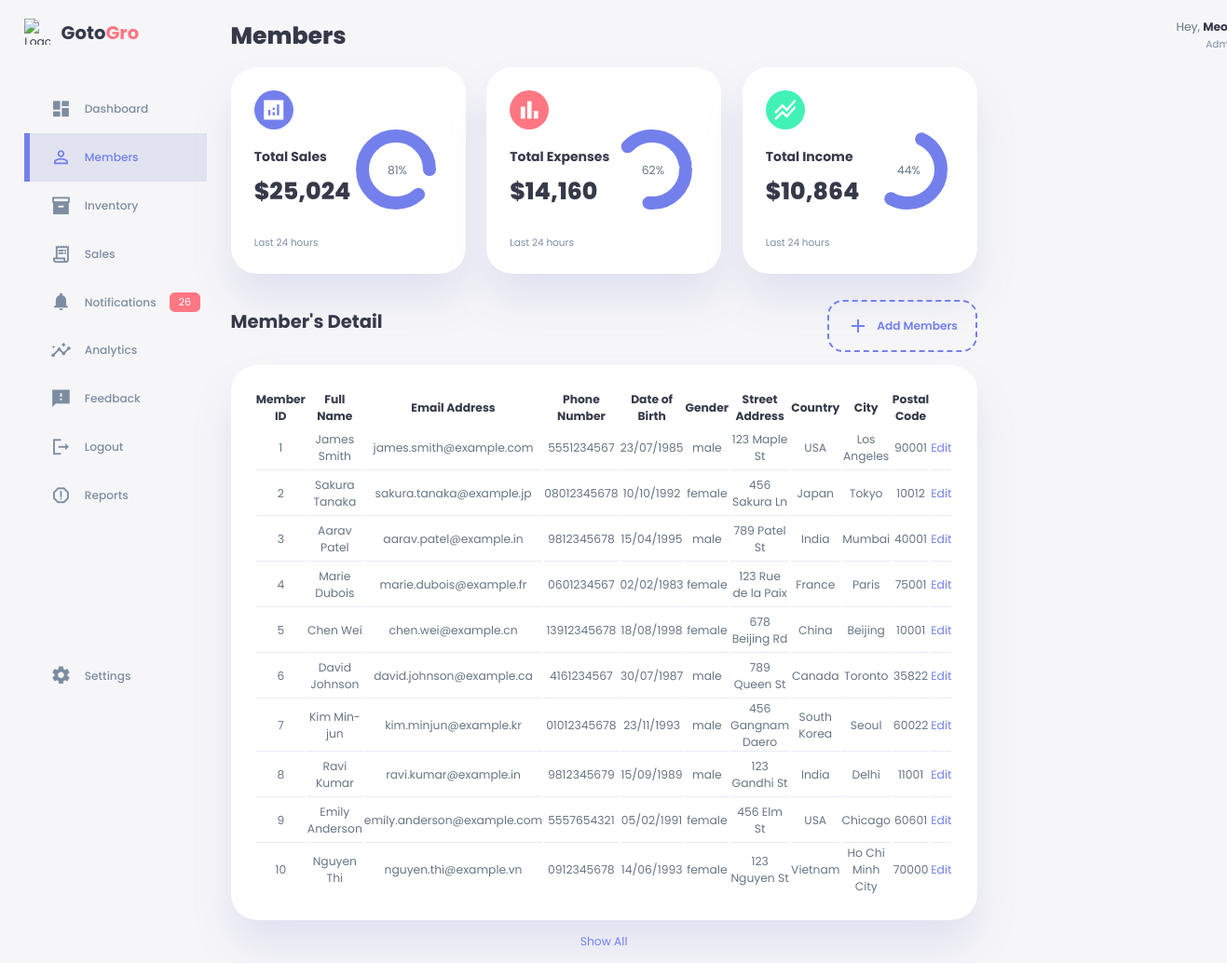
/members.php, run on the app's committed database.
### tables this page shows
CREATE TABLE IF NOT EXISTS members (
	Member_ID INT(5) NOT NULL AUTO_INCREMENT PRIMARY KEY,
	Full_Name VARCHAR(50) NOT NULL,
	Email_Address VARCHAR(50) NOT NULL,
	Phone_Number VARCHAR(12) NOT NULL,
	DOB VARCHAR(10) NOT NULL,
	Gender VARCHAR(7) NOT NULL,
	Street_Address VARCHAR(50) NOT NULL,
	Country VARCHAR(50) NOT NULL,
	City VARCHAR(50) NOT NULL,
	Postal_Code INT(5) NOT NULL
);

### members.php (the view, shortened to what this page needs)
<?php
require_once('settings.php');
$conn = new mysqli($host, $user, $pwd, $sql_db);
$limit = 10;
if (isset($_GET['show']) && $_GET['show'] === 'all') {
    $sql = "SELECT * FROM members";
    $show_all = true;
} else {
    $sql = "SELECT * FROM members LIMIT $limit";
    $show_all = false;
}
$result = $conn->query($sql);
$sql_count = "SELECT COUNT(*) AS total FROM members";
$count_result = $conn->query($sql_count);
$row_count = $count_result->fetch_assoc();
$total_members = $row_count['total'];
?>
<!DOCTYPE html>
<html lang="en">
<head>
    <link rel="stylesheet" href="./style.css" />
    <link rel="stylesheet" href="./member.css" />
    <link rel="stylesheet" href="./memberform.css" />
</head>
<body>
    <div class="container">
        <aside>
            <div class="top">
                <div class="logo">
                    <img src="./images/logo.png" alt="Logo" />
                    <h2>Goto<span class="danger">Gro</span></h2>
                </div>
            </div>
            <div class="sidebar">
                <a href="index.php">
                    <span class="material-icons-sharp"> dashboard </span>
                    <h3>Dashboard</h3>
                </a>
                <a href="members.php" class="active">
                    <span class="material-icons-sharp"> person_outline </span>
                    <h3>Members</h3>
                </a>
                <a href="inventory.php">
                    <span class="material-icons-sharp"> inventory_2 </span>
                    <h3>Inventory </h3>
                </a>
                <a href="sales.php">
                    <span class="material-icons-sharp"> receipt_long </span>
                    <h3>Sales</h3>
                </a>
                <a href="#">
                    <span class="material-icons-sharp"> notifications </span>
                    <h3>Notifications</h3>
                    <span class="message-count">26</span>
                </a>
                <a href="#">
                    <span class="material-icons-sharp"> insights </span>
                    <h3>Analytics</h3>
                </a>
                <a href="#">
                    <span class="material-icons-sharp"> feedback </span>
                    <h3>Feedback</h3>
                </a>
                <a href="#">
                    <span class="material-icons-sharp"> logout </span>
                    <h3>Logout</h3>
                </a>
                <a href="#">
                    <span class="material-icons-sharp"> report_gmailerrorred </span>
                    <h3>Reports</h3>
                </a>
                <a href="#">
                    <span class="material-icons-sharp"> settings </span>
                    <h3>Settings</h3>
                </a>
            </div>
        </aside>
        <main>
            <h1>Members</h1>
            <div class="insights">
                <div class="sales">
                    <span class="material-icons-sharp"> analytics </span>
                    <div class="middle">
                        <div class="left">
                            <h3>Total Sales</h3>
                            <h1>$25,024</h1>
                        </div>
                        <div class="progress">
                            <svg>
                                <circle cx="38" cy="38" r="36"></circle>
                            </svg>
                            <div class="number">
                                <p>81%</p>
                            </div>
                        </div>
                    </div>
                    <small class="text-muted"> Last 24 hours </small>
                </div>
                <div class="expenses">
                    <span class="material-icons-sharp"> bar_chart </span>
                    <div class="middle">
                        <div class="left">
                            <h3>Total Expenses</h3>
                            <h1>$14,160</h1>
                        </div>
                        <div class="progress">
                            <svg>
                                <circle cx="38" cy="38" r="36"></circle>
                            </svg>
                            <div class="number">
                                <p>62%</p>
                            </div>
                        </div>
                    </div>
                    <small class="text-muted"> Last 24 hours </small>
                </div>
                <div class="income">
                    <span class="material-icons-sharp"> stacked_line_chart </span>
                    <div class="middle">
                        <div class="left">
                            <h3>Total Income</h3>
                            <h1>$10,864</h1>
                        </div>
                        <div class="progress">
                            <svg>
                                <circle cx="38" cy="38" r="36"></circle>
                            </svg>
                            <div class="number">
                                <p>44%</p>
                            </div>
                        </div>
                    </div>
                    <small class="text-muted"> Last 24 hours </small>
                </div>
            </div>
            <div class="member-container">
                <div class="member-detail">
                    <div class="member-detail-header">
                        <h2>Member's Detail</h2>
                        <div class="add-member">
                            <div>
                                <span class="material-icons-sharp">add</span>
                                <h3>Add Members</h3>
                            </div>
                        </div>
                    </div>
                    <table id="member-detail--table">
                        <thead>
                            <tr>
                                <th>Member ID</th>
                                <th>Full Name</th>
                                <th>Email Address</th>
                                <th>Phone Number</th>
                                <th>Date of Birth</th>
                                <th>Gender</th>
                                <th>Street Address</th>
                                <th>Country</th>
                                <th>City</th>
                                <th>Postal Code</th>
                                <th></th>
                            </tr>
                        </thead>
                        <tbody>
                            <?php
                            if ($result->num_rows > 0) {
                                while ($row = $result->fetch_assoc()) {
                                    echo "<tr>";
                                    echo "<td>" . $row["Member_ID"] . "</td>";
                                    echo "<td>" . $row["Full_Name"] . "</td>";
                                    echo "<td>" . $row["Email_Address"] . "</td>";
                                    echo "<td>" . $row["Phone_Number"] . "</td>";
                                    echo "<td>" . $row["DOB"] . "</td>";
                                    echo "<td>" . $row["Gender"] . "</td>";
                                    echo "<td>" . $row["Street_Address"] . "</td>";
                                    echo "<td>" . $row["Country"] . "</td>";
                                    echo "<td>" . $row["City"] . "</td>";
                                    echo "<td>" . $row["Postal_Code"] . "</td>";
                                    echo "<td><a class='edit-member' onclick=\"requestMemberInfo(this)\" data-member-id='" . $row["Member_ID"] . "'>Edit</a></td>";
                                    echo "</tr>";
                                }
                            }
                            ?>
                        </tbody>
                    </table>
                    <?php if ($total_members > $limit): ?>
                        <?php if ($show_all): ?>
                            <a href="members.php" class="show-all">Show Less</a>
                        <?php else: ?>
                            <a href="members.php?show=all" class="show-all">Show All</a>
                        <?php endif; ?>
                    <?php endif; ?>
                </div>
            </div>
        </main>
        <div class="right">
            <div class="top">
                <div class="profile">
                    <div class="info">
                        <p>Hey, <b>Meow</b></p>
                        <small class="text-muted">Admin</small>
                    </div>
                </div>
            </div>
        </div>
    </div>
</body>
</html>

### style.css (style rules this page uses)
:root { --color-primary: #7380ec; --color-danger: #ff7782; --color-success: #41f1b6; --color-warning: #ffbb55; --color-white: #fff; --color-info-dark: #7d8da1; --color-info-light: #dce1eb; --color-dark: #363949; --color-light: rgba(132, 139, 200, 0.18); --color-primary-variant: #111e88; --color-dark-variant: #677483; --color-background: #f6f6f9; --card-border-radius: 2rem; --border-radius-1: 0.4rem; --border-radius-2: 0.8rem; --border-radius-3: 1.2rem; --card-padding: 1.8rem; --padding-1: 1.2rem; --box-shadow: 0 2rem 3rem var(--color-light); }
* { margin: 0; padding: 0; outline: 0; appearance: none; border: 0; text-decoration: none; list-style: none; box-sizing: border-box; }
html { font-size: 14px; }
body { width: 100vw; height: 100vh; font-family: poppins, sans-serif; font-size: 0.88rem; background: var(--color-background); user-select: none; overflow-x: hidden; color: var(--color-dark); }
.container { display: grid; width: 96%; margin: 0 auto; gap: 1.8rem; grid-template-columns: 14rem auto 23rem; }
a { color: var(--color-dark); }
img { display: block; width: 100%; }
h1 { font-weight: 800; font-size: 1.8rem; }
h2 { font-size: 1.4rem; }
h3 { font-size: 0.87rem; }
small { font-size: 0.75rem; }
.text-muted { color: var(--color-info-dark); }
p { color: var(--color-dark-variant); }
b { color: var(--color-dark); }
.danger { color: var(--color-danger); }
aside { height: 100vh; }
aside .top { display: flex; align-items: center; justify-content: space-between; margin-top: 1.4rem; }
aside .logo { display: flex; gap: 0.8rem; }
aside .logo img { width: 2rem; height: 2rem; }
aside .sidebar { display: flex; flex-direction: column; height: 86vh; position: relative; top: 3rem; }
aside h3 { font-weight: 500; }
aside .sidebar a { display: flex; color: var(--color-info-dark); margin-left: 2rem; gap: 1rem; align-items: center; position: relative; height: 3.7rem; transition: all 300ms ease; }
aside .sidebar a span { font-size: 1.6rem; transition: all 300ms ease; }
aside .sidebar a:last-child { position: absolute; bottom: 2rem; width: 100%; }
aside .sidebar a.active { background: var(--color-light); color: var(--color-primary); margin-left: 0; }
aside .sidebar a.active:before { content: ""; width: 6px; height: 100%; background: var(--color-primary); }
aside .sidebar a.active span { color: var(--color-primary); margin-left: calc(1rem - 6px); }
aside .sidebar .message-count { background: var(--color-danger); color: var(--color-white); padding: 2px 10px; font-size: 11px; border-radius: var(--border-radius-1); }
main { margin-top: 1.4rem; }
main .insights { display: grid; grid-template-columns: repeat(3, 1fr); gap: 1.6rem; }
main .insights > div { background: var(--color-white); padding: var(--card-padding); border-radius: var(--card-border-radius); margin-top: 1rem; box-shadow: var(--box-shadow); transition: all 300ms ease; }
main .insights > div span { background: var(--color-primary); padding: 0.5rem; border-radius: 50%; color: var(--color-white); font-size: 2rem; }
main .insights > div.expenses span { background: var(--color-danger); }
main .insights > div.income span { background: var(--color-success); }
main .insights > div .middle { display: flex; align-items: center; justify-content: space-between; }
main .insights h3 { margin: 1rem 0 0.6rem; font-size: 1rem; }
main .insights .progress { position: relative; width: 92px; height: 92px; border-radius: 50%; }
main .insights svg { width: 7rem; height: 7rem; }
main .insights .progress .number { position: absolute; top: -2px; left: -2px; height: 100%; width: 100%; display: flex; justify-content: center; align-items: center; }
main .insights small { margin-top: 1.6rem; display: block; }
.right { margin-top: 1.4rem; }
.right .top { display: flex; justify-content: end; gap: 2rem; }
.right .top .profile { display: flex; gap: 2rem; text-align: right; }

### data on the page
members: Member_ID "1", Full_Name "James Smith", Email_Address "james.smith@example.com", Phone_Number "5551234567", DOB "23/07/1985", Gender "male", Street_Address "123 Maple St", Country "USA", City "Los Angeles", Postal_Code "90001"
members: Member_ID "2", Full_Name "Sakura Tanaka", Email_Address "sakura.tanaka@example.jp", Phone_Number "08012345678", DOB "10/10/1992", Gender "female", Street_Address "456 Sakura Ln", Country "Japan", City "Tokyo", Postal_Code "10012"
members: Member_ID "3", Full_Name "Aarav Patel", Email_Address "aarav.patel@example.in", Phone_Number "9812345678", DOB "15/04/1995", Gender "male", Street_Address "789 Patel St", Country "India", City "Mumbai", Postal_Code "40001"
members: Member_ID "4", Full_Name "Marie Dubois", Email_Address "marie.dubois@example.fr", Phone_Number "0601234567", DOB "02/02/1983", Gender "female", Street_Address "123 Rue de la Paix", Country "France", City "Paris", Postal_Code "75001"
members: Member_ID "5", Full_Name "Chen Wei", Email_Address "chen.wei@example.cn", Phone_Number "13912345678", DOB "18/08/1998", Gender "female", Street_Address "678 Beijing Rd", Country "China", City "Beijing", Postal_Code "10001"
members: Member_ID "6", Full_Name "David Johnson", Email_Address "david.johnson@example.ca", Phone_Number "4161234567", DOB "30/07/1987", Gender "male", Street_Address "789 Queen St", Country "Canada", City "Toronto", Postal_Code "35822"
members: Member_ID "7", Full_Name "Kim Min-jun", Email_Address "kim.minjun@example.kr", Phone_Number "01012345678", DOB "23/11/1993", Gender "male", Street_Address "456 Gangnam Daero", Country "South Korea", City "Seoul", Postal_Code "60022"
members: Member_ID "8", Full_Name "Ravi Kumar", Email_Address "ravi.kumar@example.in", Phone_Number "9812345679", DOB "15/09/1989", Gender "male", Street_Address "123 Gandhi St", Country "India", City "Delhi", Postal_Code "11001"
members: Member_ID "9", Full_Name "Emily Anderson", Email_Address "emily.anderson@example.com", Phone_Number "5557654321", DOB "05/02/1991", Gender "female", Street_Address "456 Elm St", Country "USA", City "Chicago", Postal_Code "60601"
members: Member_ID "10", Full_Name "Nguyen Thi", Email_Address "nguyen.thi@example.vn", Phone_Number "0912345678", DOB "14/06/1993", Gender "female", Street_Address "123 Nguyen St", Country "Vietnam", City "Ho Chi Minh City", Postal_Code "70000"
